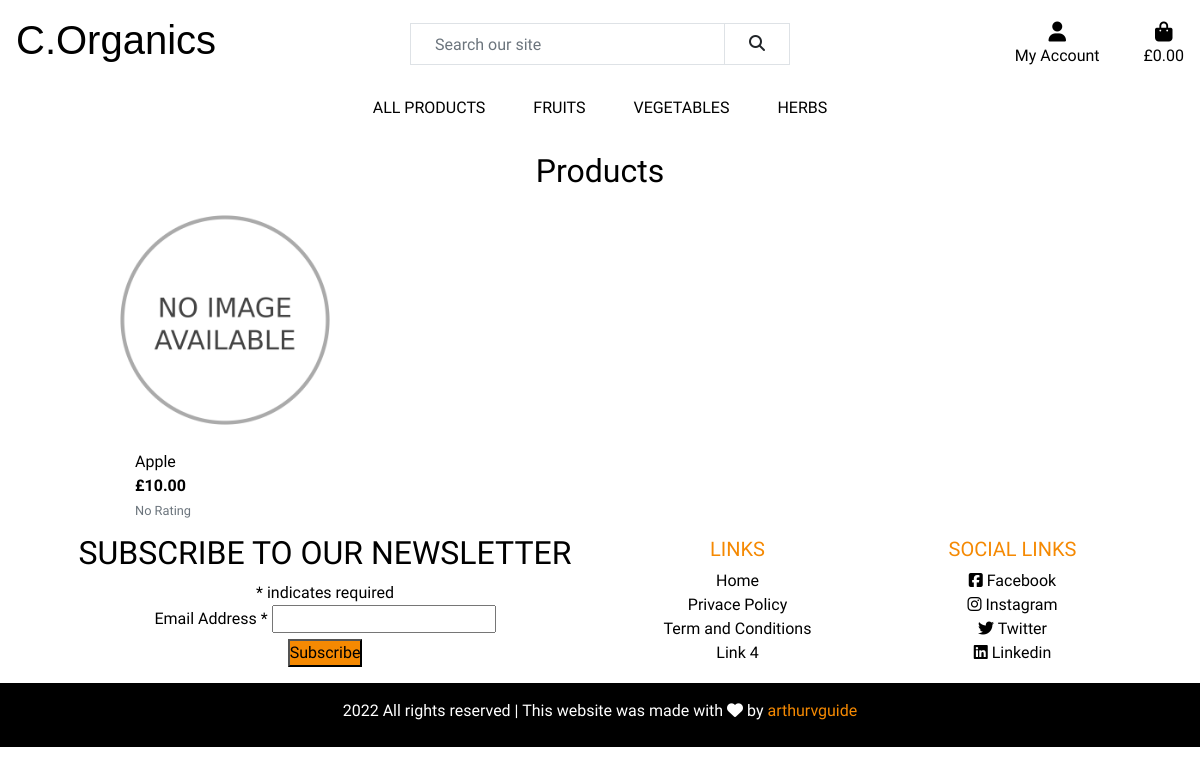
The app's page /products/, older data.
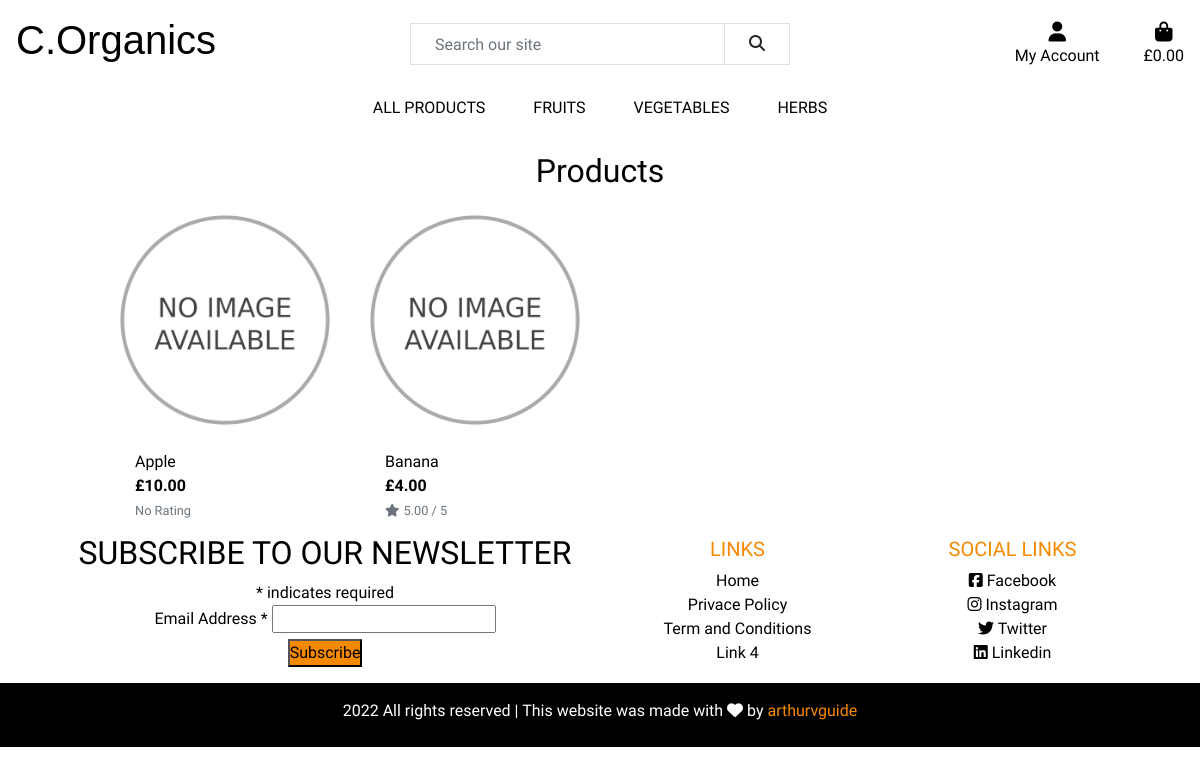
The same page, newer data.
### products/models.py (models this page shows, shortened)
class Product(models.Model):
    category = models.ForeignKey('Category', null=True, blank=True, on_delete=models.SET_NULL)
    name = models.CharField(max_length=254)
    description = models.TextField()
    price = models.DecimalField(max_digits=6, decimal_places=2)
    rating = models.DecimalField(max_digits=6, decimal_places=2, null=True, blank=True)
    image_url = models.URLField(max_length=1024, null=True, blank=True)
    image = models.ImageField(null=True, blank=True)

### products/views.py (the view, shortened to what this page needs)
# urls.py: path('', views.get_products, name='products'),
def get_products(request):
    products = Product.objects.all()
    query = None
    categories = None
    context = {
        'products': products,
        'search_term': query,
        'query_category': categories,
    }
    return render(request, 'products/products.html', context)

### products/templates/products/products.html (shortened to what this page needs)
{% extends "base.html" %}
{% load static %}
{% block content %}
    <div class="container-fluid">
        <div class="row">
            <div class="col text-center mt-3">
                <h2>Products</h2>
            </div>
        </div>
        <div class="row">
            <div class="col-10 offset-1">
                <div class="row">
                    {% for product in products %}
                        <div class="col-sm-6 col-md-6 col-lg-4 col-xl-3">
                            <div class="card h-100 border-0">
                                {% if product.image %}
                                <a href="{% url 'product_detail' product.id %}">
                                    <img class="card-img-top img-fluid" src="{{ product.image.url }}" alt="{{ product.name }}">
                                </a>
                                {% else %}
                                <a href="{% url 'product_detail' product.id %}">
                                    <img class="card-img-top img-fluid" src="/media/no-image.png" alt="{{ product.name }}">
                                </a>
                                {% endif %}
                                <div class="card-body pb-0">
                                    <p class="mb-0">{{ product.name }}</p>
                                </div>
                                <div class="card-footer bg-white pt-0 border-0 text-left">
                                    <div class="row">
                                        <div class="col">
                                            <p class="mb-0 text-left font-weight-bold">£{{ product.price }}</p>
                                            {% if product.rating %}
                                                <small class="text-muted"><i class="fas fa-star mr-1"></i>{{ product.rating }} / 5</small>
                                            {% else %}
                                                <small class="text-muted">No Rating</small>
                                            {% endif %}
                                        </div>
                                    </div>
                                </div>
                            </div>
                        </div>
                    {% endfor %}
                </div>
            </div>
        </div>
    </div>
{% endblock %}

Row changes from the older to the newer data that the page shows:
added Product: name "Banana", price "4.00", rating "5.00"
